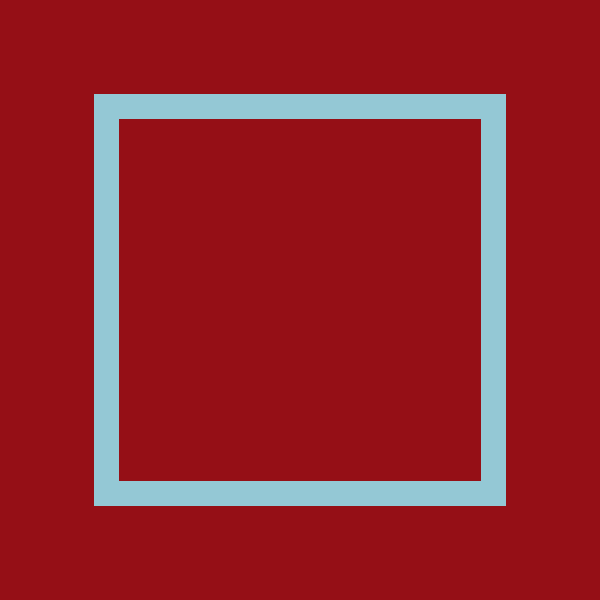
Frame 1 (no input)
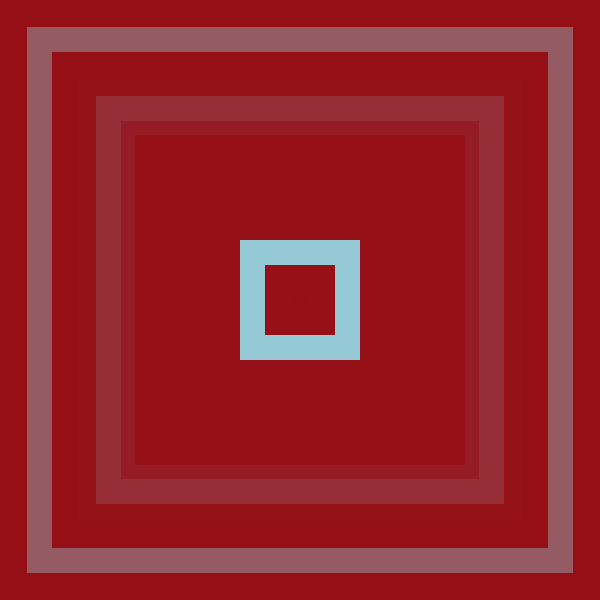
Frame 60 (the mouse pressed at the canvas centre just before this capture)
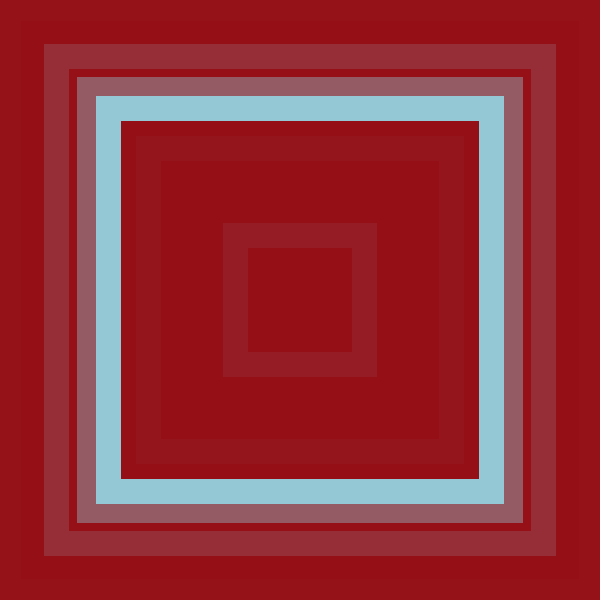
Frame 120 (the mouse held since frame 60 and released just before this capture)

The Processing sketch that drew these frames (run headless with seeded random() and noise(); from frame 60 on, the mouse is pressed at the canvas centre):

// Processing sketch: processing_142523
// ── processing_142523.pde

// SOS iDesign
// KU DYNAMIC MEDIA
// David Mrugala

void setup()
{
  size(600, 600);
  background(149,15,22);
  frameRate(10);
}

void draw()
{
  noStroke();
  fill(149,15,22,150);
  rectMode(LEFT); // draws the rect from the center
  rect(0,0,width,height);
  
  // random number for a for the width
  float a=random(width); 
    
  stroke(148,200,213); 
  strokeWeight(25);
  noFill();
  rectMode(CENTER); // draws the rect from the center
  rect(width/2,height/2,a,a);
}
